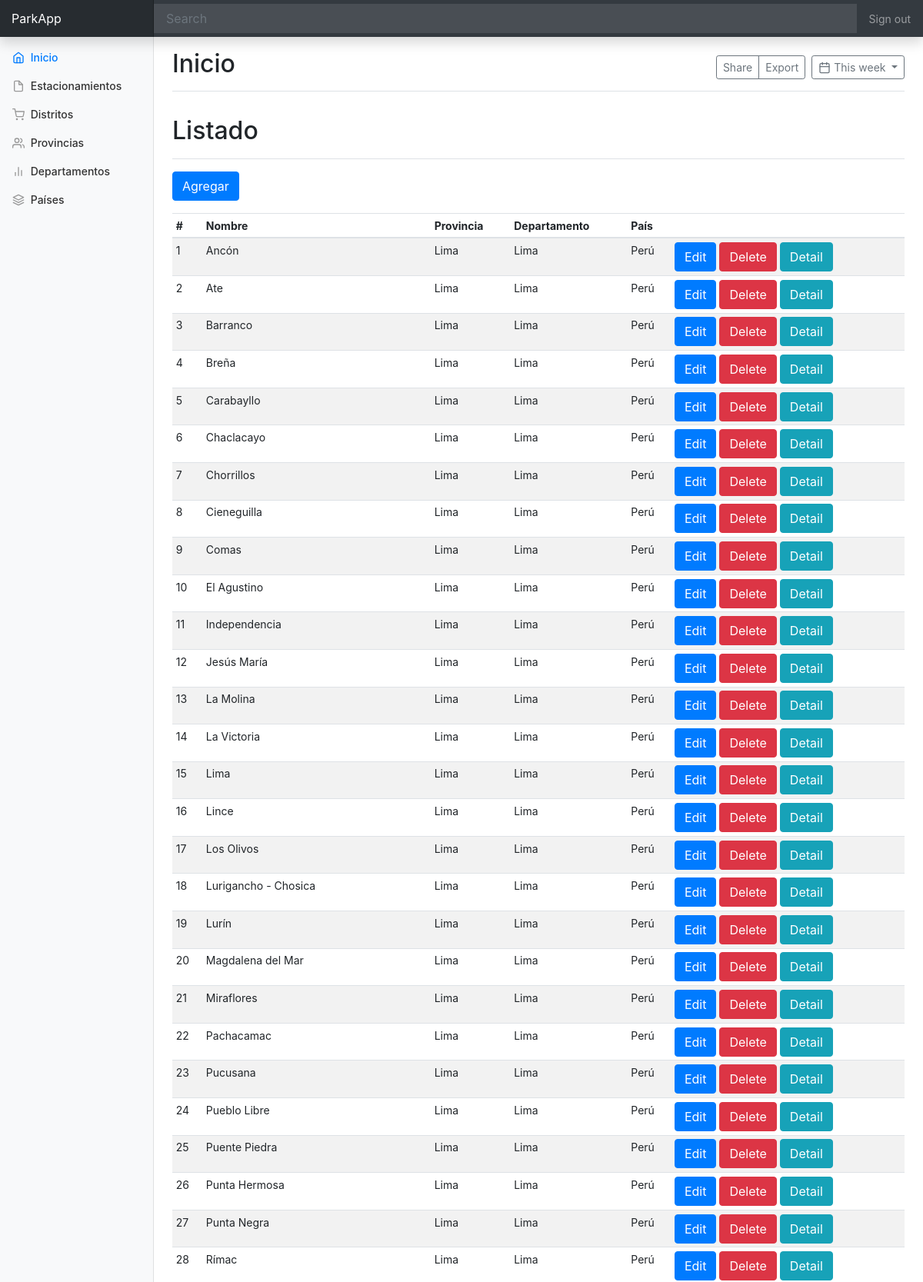
The page /distrito/list/ (upper part) on the database its author committed.
### backoffice/models.py (models this page shows, shortened)
class Distrito(models.Model):
    nombre = models.CharField(max_length=50)
    provincia = models.ForeignKey(Provincia, on_delete=models.CASCADE)
    departamento = models.ForeignKey(Departamento, on_delete=models.CASCADE)
    pais = models.ForeignKey(Pais, on_delete=models.CASCADE)

class Provincia(models.Model):
    nombre = models.CharField(max_length=50)
    departamento = models.ForeignKey(Departamento, on_delete=models.CASCADE)
    pais = models.ForeignKey(Pais, on_delete=models.CASCADE)
    def __str__(self):
        return self.nombre

class Departamento(models.Model):
    nombre = models.CharField(max_length=50)
    pais = models.ForeignKey(Pais, on_delete=models.CASCADE)
    def __str__(self):
        return self.nombre

class Pais(models.Model):
    nombre = models.CharField(max_length=50)
    def __str__(self):
        return self.nombre

### backoffice/views.py (the view)
# urls.py: path('distrito/list/', distrito_list, name='distrito_list'),
def distrito_list(request):
    ctx = {'object_list': Distrito.objects.all()}
    return render(request, 'distrito/list.html', ctx)

### backoffice/templates/distrito/list.html
{% extends 'base.html' %}
{% block main %}
    <div class="d-flex justify-content-between flex-wrap flex-md-nowrap align-items-center pt-3 pb-2 mb-3 border-bottom">
        <h1 class="h2">Listado</h1>
    </div>
    <div class="form-group">
        <a class="btn btn-primary" href="{% url 'distrito_add' %}" role="button">Agregar</a>
    </div>
    <div class="table-responsive">
        <table class="table table-striped table-sm">
            <thead>
            <tr>
                <th>#</th>
                <th>Nombre</th>
                <th>Provincia</th>
                <th>Departamento</th>
                <th>País</th>
                <th></th>
            </tr>
            </thead>
            <tbody>
            {% for c in object_list %}
                <tr>
                    <td>{{ forloop.counter }}</td>
                    <td>{{ c.nombre }}</td>
                    <td>{{ c.provincia }}</td>
                    <td>{{ c.departamento }}</td>
                    <td>{{ c.pais }}</td>
                    <td>
                        <a class="btn btn-primary" href="{% url 'distrito_edit' c.id %}" role="button">Edit</a>
                        <a class="btn btn-danger" href="{% url 'distrito_delete' c.id %}" role="button">Delete</a>
                        <a class="btn btn-info" href="{% url 'distrito_detail' c.id %}" role="button">Detail</a>
                    </td>
                </tr>
            {% endfor %}
            </tbody>
        </table>
    </div>
{% endblock %}

### templates/static/css/dashboard.css (style rules this page uses)
body { font-size: .875rem; }

### rows shown on the page
Distrito: nombre "Ancón", provincia "Lima", departamento "Lima", pais "Perú"
Distrito: nombre "Ate", provincia "Lima", departamento "Lima", pais "Perú"
Distrito: nombre "Barranco", provincia "Lima", departamento "Lima", pais "Perú"
Distrito: nombre "Breña", provincia "Lima", departamento "Lima", pais "Perú"
Distrito: nombre "Carabayllo", provincia "Lima", departamento "Lima", pais "Perú"
Distrito: nombre "Chaclacayo", provincia "Lima", departamento "Lima", pais "Perú"
Distrito: nombre "Chorrillos", provincia "Lima", departamento "Lima", pais "Perú"
Distrito: nombre "Cieneguilla", provincia "Lima", departamento "Lima", pais "Perú"
Distrito: nombre "Comas", provincia "Lima", departamento "Lima", pais "Perú"
Distrito: nombre "El Agustino", provincia "Lima", departamento "Lima", pais "Perú"
Distrito: nombre "Independencia", provincia "Lima", departamento "Lima", pais "Perú"
Distrito: nombre "Jesús María", provincia "Lima", departamento "Lima", pais "Perú"
Distrito: nombre "La Molina", provincia "Lima", departamento "Lima", pais "Perú"
Distrito: nombre "La Victoria", provincia "Lima", departamento "Lima", pais "Perú"
Distrito: nombre "Lima", provincia "Lima", departamento "Lima", pais "Perú"
Distrito: nombre "Lince", provincia "Lima", departamento "Lima", pais "Perú"
Distrito: nombre "Los Olivos", provincia "Lima", departamento "Lima", pais "Perú"
Distrito: nombre "Lurigancho - Chosica", provincia "Lima", departamento "Lima", pais "Perú"
Distrito: nombre "Lurín", provincia "Lima", departamento "Lima", pais "Perú"
Distrito: nombre "Magdalena del Mar", provincia "Lima", departamento "Lima", pais "Perú"
Distrito: nombre "Miraflores", provincia "Lima", departamento "Lima", pais "Perú"
Distrito: nombre "Pachacamac", provincia "Lima", departamento "Lima", pais "Perú"
Distrito: nombre "Pucusana", provincia "Lima", departamento "Lima", pais "Perú"
Distrito: nombre "Pueblo Libre", provincia "Lima", departamento "Lima", pais "Perú"
Distrito: nombre "Puente Piedra", provincia "Lima", departamento "Lima", pais "Perú"
Distrito: nombre "Punta Hermosa", provincia "Lima", departamento "Lima", pais "Perú"
Distrito: nombre "Punta Negra", provincia "Lima", departamento "Lima", pais "Perú"
Distrito: nombre "Rímac", provincia "Lima", departamento "Lima", pais "Perú"
